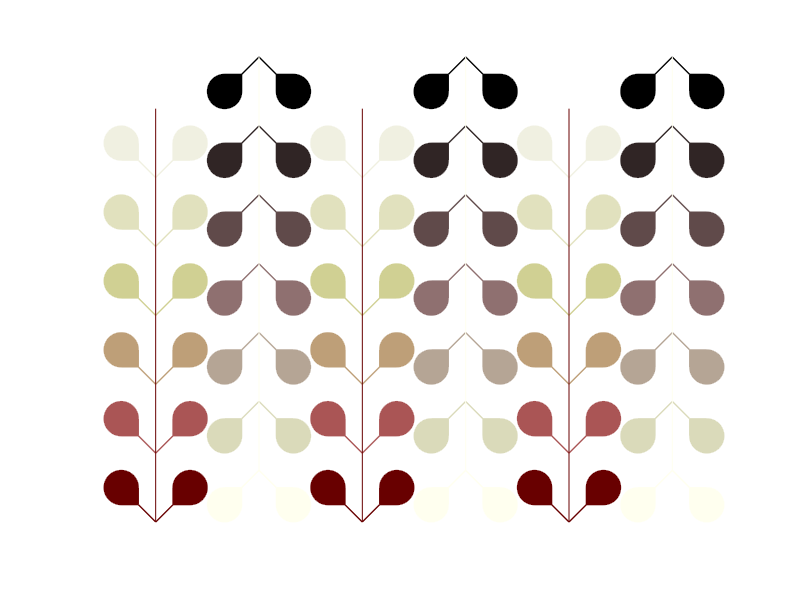

Recreate this plot in MATLAB.
%Pattern1
function pattern1

cmap1=pink(7);   
cmap2=1-bone(7);   
for m=1:12:36
    cc=1;
    for n=0:4:24
       [x,y]=leaf(1);
       patch(x+1+m,y+1+n,cmap1(cc,:),'edgecolor',cmap1(cc,:));
       [x,y]=leaf(2);
       patch(x-1+m,y+1+n,cmap1(cc,:),'edgecolor',cmap1(cc,:));
       line([m m+1],[n n+1],'color',cmap1(cc,:),'linewidth',1);
       line([m m-1],[n n+1],'color',cmap1(cc,:),'linewidth',1);
       cc=cc+1;
    end
    line([m m],[0 n],'color',cmap1(1,:));
    cc=1;
    for n=0:4:24
       [x,y]=leaf(3);
       patch(x+1+6+m,y-1+n+3,cmap2(cc,:),'edgecolor',cmap2(cc,:));
       [x,y]=leaf(4);
       patch(x-1+6+m,y-1+n+3,cmap2(cc,:),'edgecolor',cmap2(cc,:));
       line([m+6 m+1+6],[n+3 n-1+3],'color',cmap2(cc,:),'linewidth',1);
       line([m+6 m-1+6],[n+3 n-1+3],'color',cmap2(cc,:),'linewidth',1);
       cc=cc+1;
    end
    line([m+6 m+6],[0+3 n+3],'color',cmap2(1,:));
end

axis equal off


function [x,y]=leaf(c)

    switch c
        case 1
            t=-pi/2:1/(10*pi):pi;
            [x,y]=pol2cart(t,1);
            x=[0 x+1];
            y=[0 y+1];
        case 2
            t=0:1/(10*pi):1.5*pi;
            [x,y]=pol2cart(t,1);
            x=[0 x-1];
            y=[0 y+1];
        case 3
            t=pi:1/(10*pi):2.5*pi;
            [x,y]=pol2cart(t,1);
            x=[0 x+1];
            y=[0 y-1];
        case 4
            t=pi/2:1/(10*pi):2*pi;
            [x,y]=pol2cart(t,1);
            x=[0 x-1];
            y=[0 y-1];    
    end
